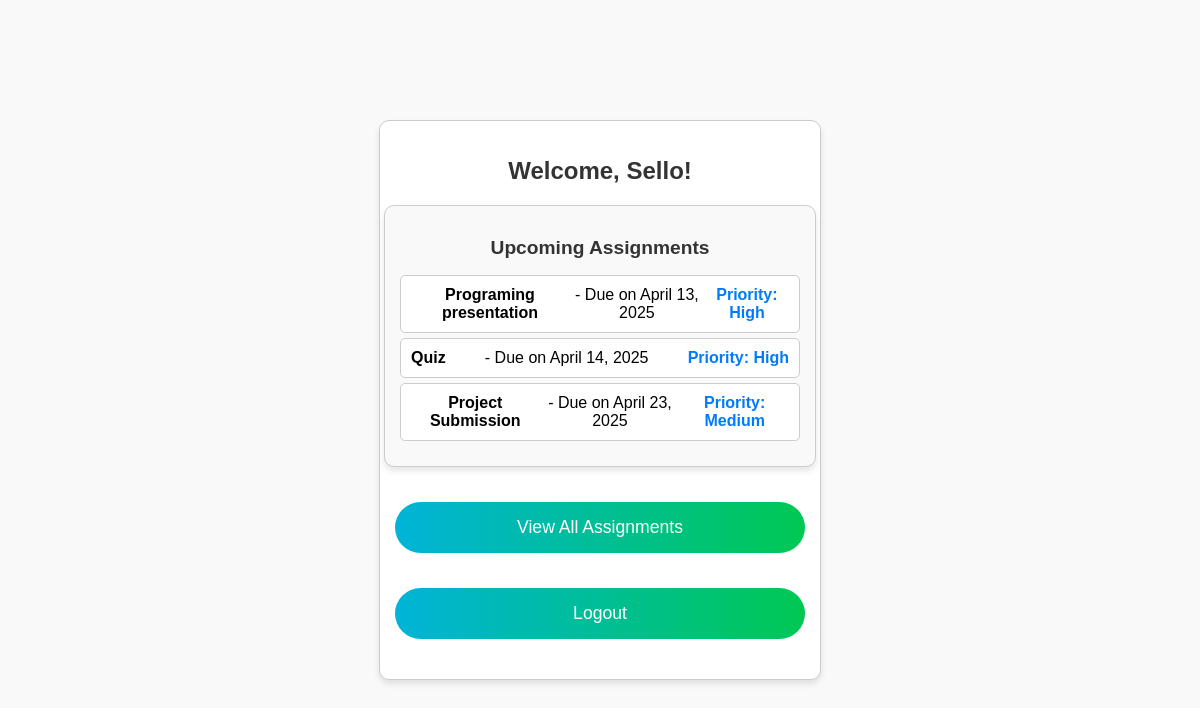
The app's page /home/ (signed in) with its own data.
### core/models.py (models this page shows, shortened)
class Assignment(models.Model):
    title = models.CharField(max_length=200)
    description = models.TextField(blank=True, null=True)
    due_date = models.DateField()
    priority = models.CharField(
        max_length=10,
        choices=[('High', 'High'), ('Medium', 'Medium'), ('Low', 'Low')],
        default='Medium'
    )
    user = models.ForeignKey(User, on_delete=models.CASCADE)

### core/views.py (the view)
# urls.py: 2. Add a URL to urlpatterns:  path('', views.home, name='home')
@login_required
def home(request):
    assignments = Assignment.objects.filter(user=request.user)[:5]
    return render(request, 'home.html', {'assignments': assignments})

### core/templates/home.html (shortened to what this page needs)
{% load static %}
<!DOCTYPE html>
<html lang="en">
<head>
    <link rel="stylesheet" href="{% static 'css/styles.css' %}">
</head>
<body>
    <div class="container">
        <h1 class="form-title">Welcome, {{ user.username }}!</h1>
        <div class="form-container">
            <div class="assignments-container">
                <h2 class="assignments-header">Upcoming Assignments</h2>
                {% if assignments %}
                    <ul class="assignments-list">
                        {% for assignment in assignments %}
                            <li>
                                <strong>{{ assignment.title }}</strong> - Due on {{ assignment.due_date }}
                                <span class="priority">Priority: {{ assignment.priority }}</span>
                            </li>
                        {% endfor %}
                    </ul>
                {% else %}
                    <p class="no-assignments">No upcoming assignments. Add one below!</p>
                {% endif %}
            </div>
            <a href="/assignments/" class="btn-submit view-all-button">View All Assignments</a>
            <a href="/logout/" class="btn-submit logout-button">Logout</a>
        </div>
    </div>
</body>
</html>

### core/static/css/styles.css (style rules this page uses)
body { font-family: Arial, sans-serif; margin: 0; padding: 0; background-color: #f9f9f9; display: flex; justify-content: center; align-items: center; min-height: 100vh; }
.container { text-align: center; max-width: 400px; width: 100%; padding: 20px; border: 1px solid #ccc; border-radius: 10px; background: #fff; box-shadow: 0 4px 6px rgba(0, 0, 0, 0.1); }
.form-container { display: flex; flex-direction: column; align-items: center; gap: 15px; }
.form-title { font-size: 1.5rem; color: #333; margin-bottom: 20px; }
.btn-submit { display: inline-block; width: 95%; padding: 15px; background: linear-gradient(to right, #00b4d8, #00c853); color: white; border: none; border-radius: 50px; cursor: pointer; text-decoration: none; font-size: 1.1rem; transition: background 0.3s ease; margin-bottom: 20px; align-self: center; text-align: center; }
.assignments-container { width: 100%; margin-bottom: 20px; padding: 15px; border: 1px solid #ccc; border-radius: 10px; background: #f9f9f9; box-shadow: 0 4px 6px rgba(0, 0, 0, 0.1); }
.assignments-header { font-size: 1.2rem; color: #333; margin-bottom: 10px; }
.assignments-list { list-style-type: none; padding: 0; margin-bottom: 10px; }
.assignments-list li { background: #fff; padding: 10px; margin-bottom: 5px; border: 1px solid #ccc; border-radius: 5px; display: flex; justify-content: space-between; align-items: center; }
.priority { color: #007BFF; font-weight: bold; }

### records on screen
Assignment: title "Programing presentation", due_date "April 13, 2025", priority "High"
Assignment: title "Quiz", due_date "April 14, 2025", priority "High"
Assignment: title "Project Submission", due_date "April 23, 2025", priority "Medium"

### other values on screen
{{ user.username }} "Sello"
